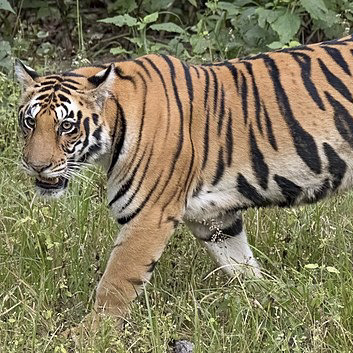
#> input picture assets/tiger1.jpg, 353 x 353 px
$ python ErfanRiahi_ComputerVisionProject.py
#> lines starting #> are read from the running program, lines starting #| are printed output that depends on the picture
import cv2
import numpy as np
from matplotlib import pyplot as plt


# test matrix
# img0 = np.array([[[2, 1, 1, 2],
#                 [2, 0, 2, 2],
#                 [0, 0, 0, 0],
#                 [1, 1, 1, 1],
#                 [1, 2, 1, 1]]])

# img1 = np.array([
#         [[1, 2, 1], [2, 1, 3], [1, 4, 2], [2, 1, 5], [0, 1, 4]],
#         [[2, 3, 1], [1, 5, 1], [7, 1, 8], [1, 5, 2], [2, 5, 2]],
#         [[2, 3, 1], [1, 5, 1], [7, 1, 8], [1, 5, 2], [2, 5, 2]],
#         [[1, 2, 1], [2, 1, 3], [1, 4, 2], [2, 1, 5], [0, 1, 4]],
#         [[2, 3, 1], [1, 5, 1], [7, 1, 8], [1, 5, 2], [2, 5, 2]],
# ])

# img2 = np.array([
#         [[10, 25, 30], [42, 18, 99], [55, 72, 63], [88, 14, 21], [39, 47, 56]],
#         [[12, 34, 78], [67, 45, 89], [91, 53, 24], [73, 31, 62], [85, 12, 33]],
#         [[22, 44, 66], [99, 77, 55], [88, 11, 19], [42, 63, 74], [15, 26, 37]],
#         [[65, 87, 32], [41, 20, 93], [57, 62, 44], [19, 28, 39], [75, 84, 12]],
#         [[81, 92, 63], [56, 44, 32], [17, 29, 83], [34, 45, 92], [72, 18, 59]],
# ])


def convertToCMY(img):
        # Normalize img
        normalize_img = img / 255.0

        # Convert to CMY
        cmy_normalized = 1 - normalize_img

        # Scale values back to range [0, 255]
        cmy_img = (cmy_normalized * 255).astype(np.uint8)

        return cmy_img

# [111 lines left out: functions createGLCM, calculateLBP, not called in this run]


if __name__ == "__main__":
        # Read image
        img1 = cv2.imread("assets/tiger1.jpg")
#> img1 is the input picture: shape (353, 353, 3); mean B, G, R 93.4, 122, 130.1
        img2 = cv2.imread("assets/tiger2.jpg")
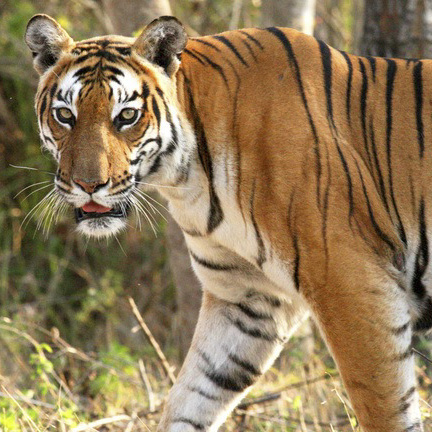
#> input picture assets/tiger2.jpg, 432 x 432 px
#> img2 is the input picture: shape (432, 432, 3); mean B, G, R 88.4, 122.6, 144.5
        img3 = cv2.imread("assets/cat2.jpg")
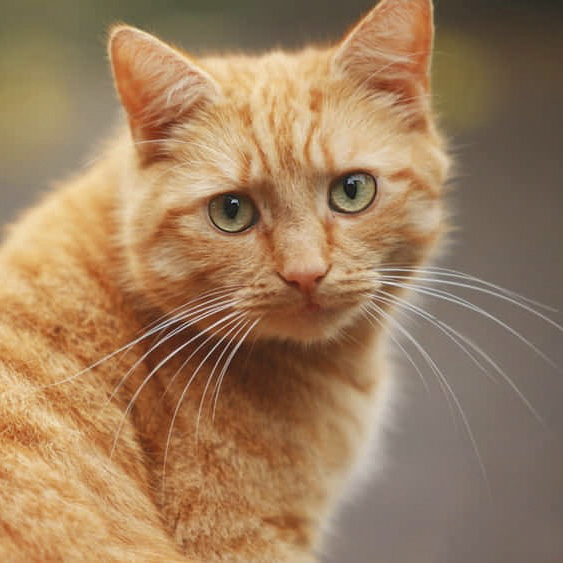
#> input picture assets/cat2.jpg, 563 x 563 px
#> img3 is the input picture: shape (563, 563, 3); mean B, G, R 93.3, 125.7, 157.4

        # Check for image existence
        assert img1 is not None, "Image not found"
        assert img2 is not None, "Image not found"
        assert img3 is not None, "Image not found"

        # Convert images from BGR to RGB
        img1 = cv2.cvtColor(img1, cv2.COLOR_BGR2RGB)
        img2 = cv2.cvtColor(img2, cv2.COLOR_BGR2RGB)
        img3 = cv2.cvtColor(img3, cv2.COLOR_BGR2RGB)

        while True:
                print("\nWelcome to Erfan's project")
                print("1. Convert RGB image to CMY image.")
                print("2. Display GLCM.")
                print("3. Calculate LBP of matrix.")
                print("4. Exit\n")
                opt = int(input("Please select an option:"))
#> the answer given: 1
#> in convertToCMY, `cmy_normalized = 1 - normalize_img`:
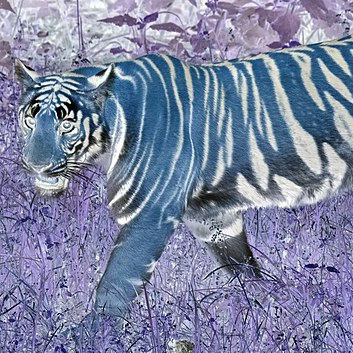
#> cmy_normalized: shape (353, 353, 3) float64; mean R, G, B 0.49, 0.521, 0.634
#> in convertToCMY (call 2), `cmy_normalized = 1 - normalize_img`:
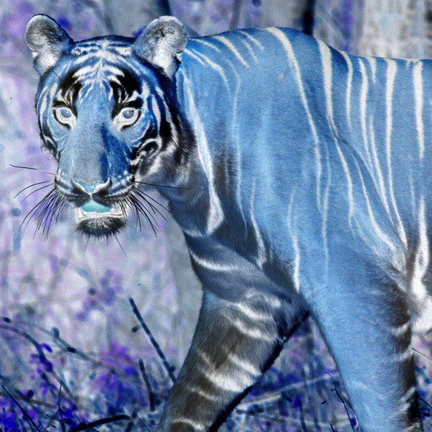
#> cmy_normalized: shape (432, 432, 3) float64; mean R, G, B 0.433, 0.519, 0.653
#> in convertToCMY (call 3), `cmy_normalized = 1 - normalize_img`:
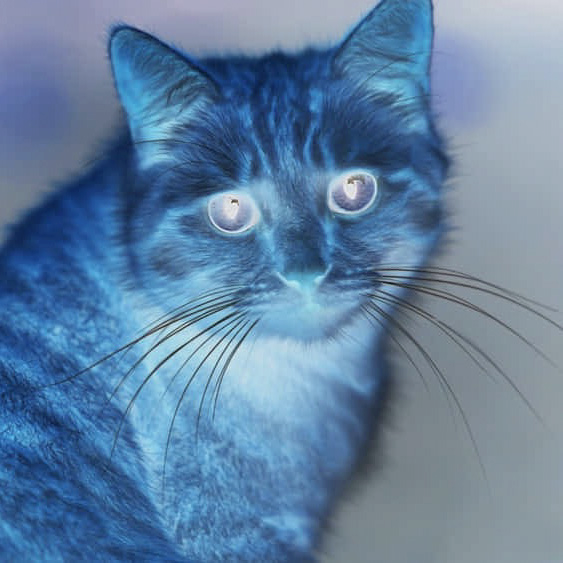
#> cmy_normalized: shape (563, 563, 3) float64; mean R, G, B 0.383, 0.507, 0.634
#> the answer given: 1
#> the answer given: 1
#> the answer given: 1
#> the answer given: 1
#> the answer given: 1
#> (the run stopped early here; a loop or call above may not have finished)
